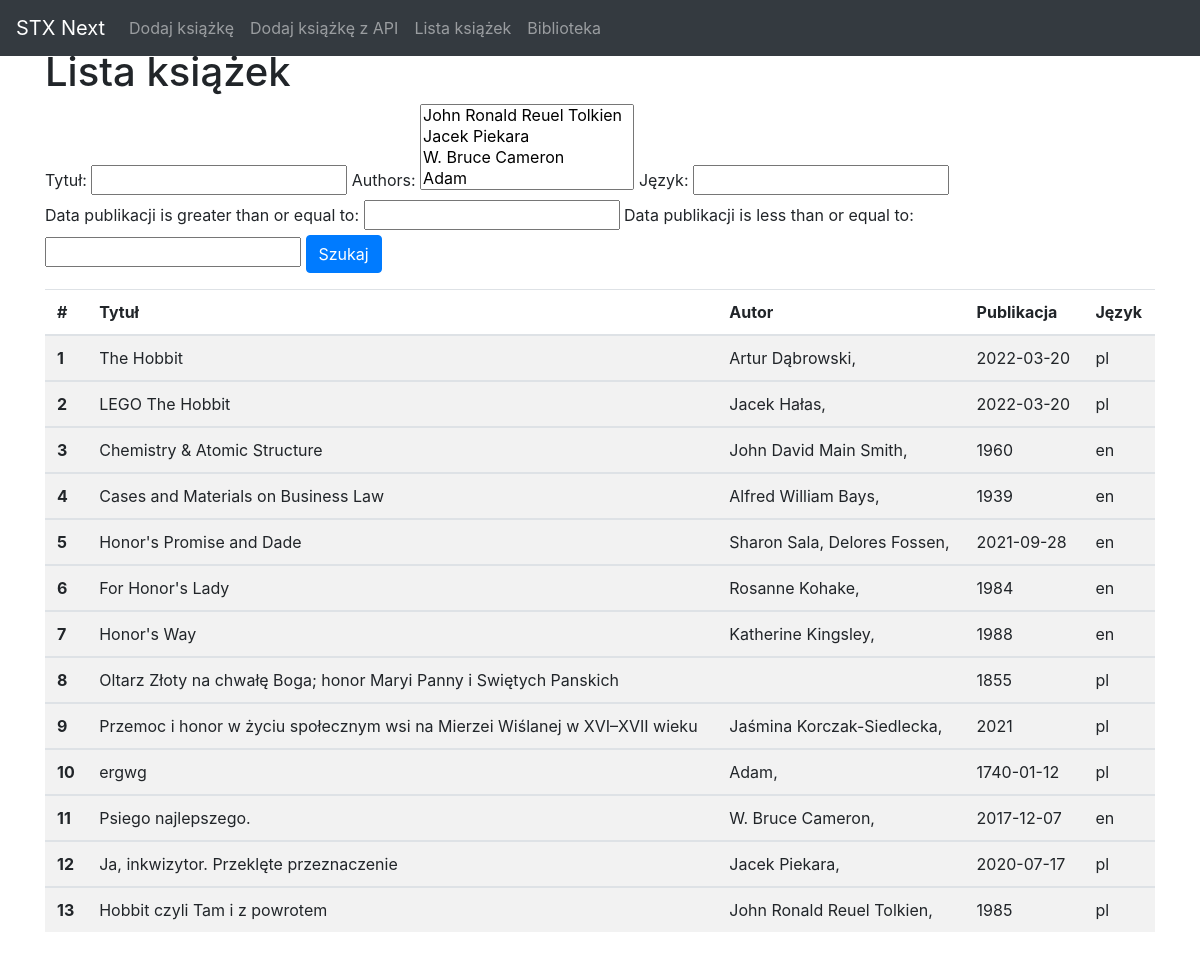
The page /book_list/ on the database its author committed.
### test_stxnext/models.py (models this page shows, shortened)
class Book(models.Model):
    title = models.CharField(max_length=75,blank=True,null=True,verbose_name='Tytuł')
    publishedDate = models.CharField(max_length=10,blank=True,null=True,verbose_name='Data publikacji')
    pageCount = models.IntegerField(blank=True,null=True,verbose_name='Ilość stron')
    language = models.CharField(max_length=2,blank=True,null=True,verbose_name='Język')
    class Meta:
        ordering = ('title',)

class Authors(models.Model):
    author = models.CharField(max_length=150,verbose_name='Autor')
    book = models.ForeignKey(Book,on_delete=models.CASCADE,verbose_name='Book',related_name='authors')
    def __str__(self):
        return self.author

### test_stxnext/views.py (the view)
# urls.py: path('book_list/', views.bookListView, name='book-list' ),
def bookListView(request):
    template_name = 'book/book_table.html'
    book_list = Book.objects.order_by("-id")
    myFilter = BookFilter(request.GET, queryset=book_list)
    book_list = myFilter.qs
    context = {'book_list':book_list, 'myFilter':myFilter}
    return render(request, template_name, context)

### test_stxnext/templates/book/book_table.html (shortened to what this page needs)
{% extends 'base.html' %}
{% block content %}
<div class="container py-5">
    <h1>Lista książek</h1>
    <form method="get">
        {{myFilter.form}}
        <button class="btn btn-primary" type="submit">Szukaj</button>
    </form>
    <table class="table table-striped">
        <thead>
          <tr>
            <th scope="col">#</th>
            <th scope="col">Tytuł</th>
            <th scope="col">Autor</th>
            <th scope="col">Publikacja</th>
            <th scope="col">Język</th>
          </tr>
        </thead>
        {% for book in book_list %}
        <tbody>
          <tr>
            <th scope="row">{{ forloop.counter }}</th>
            <td>{{ book.title }}</td>
            <td>{% for name in book.authors.all %}
              {{ name.author }},
              {% endfor %}</td>
            <td>{{ book.publishedDate }}</td>
            <td>{{ book.language }}</td>
          </tr>
        </tbody>
        {% endfor %}
    </table>
    </div>
{% endblock %}

### test_stxnext/templates/base.html (shortened to what this page needs)
{% load static %}
<html lang="pl">
<head>
  <link rel="stylesheet" href="https://stackpath.bootstrapcdn.com/bootstrap/4.4.1/css/bootstrap.min.css"
>
</head>
<body>
  <nav class="navbar navbar-expand-md navbar-dark fixed-top bg-dark">
    <a class="navbar-brand" href="/">STX Next</a>
    <div class="collapse navbar-collapse" id="navbarText">
      <ul class="navbar-nav mr-auto">
        <li class="nav-item"><a class="nav-link" href="/add_book/">Dodaj książkę</a></li>
        <li class="nav-item"><a class="nav-link" href="/add_book_api/">Dodaj książkę z API</a></li>
        <li class="nav-item"><a class="nav-link" href="/book_list/">Lista książek</a></li>
        <li class="nav-item"><a class="nav-link" href="/library/">Biblioteka</a></li>
      </ul>
    </div>
  </nav>
    {% block content %}
    {% endblock %}
</body>
</html>

### rows shown on the page
Book: title "The Hobbit", publishedDate "2022-03-20", language "pl"
Authors: author "Artur Dąbrowski"
Book: title "LEGO The Hobbit", publishedDate "2022-03-20", language "pl"
Authors: author "Jacek Hałas"
Book: title "Chemistry & Atomic Structure", publishedDate "1960", language "en"
Authors: author "John David Main Smith"
Book: title "Cases and Materials on Business Law", publishedDate "1939", language "en"
Authors: author "Alfred William Bays"
Book: title "Honor's Promise and Dade", publishedDate "2021-09-28", language "en"
Authors: author "Sharon Sala"
Authors: author "Delores Fossen"
Book: title "For Honor's Lady", publishedDate "1984", language "en"
Authors: author "Rosanne Kohake"
Book: title "Honor's Way", publishedDate "1988", language "en"
Authors: author "Katherine Kingsley"
Book: title "Oltarz Złoty na chwałę Boga; honor Maryi Panny i Swiętych Panskich", publishedDate "1855", language "pl"
Book: title "Przemoc i honor w życiu społecznym wsi na Mierzei Wiślanej w XVI–XVII wieku", publishedDate "2021", language "pl"
Authors: author "Jaśmina Korczak-Siedlecka"
Book: title "ergwg", publishedDate "1740-01-12", language "pl"
Authors: author "Adam"
Book: title "Psiego najlepszego.", publishedDate "2017-12-07", language "en"
Authors: author "W. Bruce Cameron"
Book: title "Ja, inkwizytor. Przeklęte przeznaczenie", publishedDate "2020-07-17", language "pl"
Authors: author "Jacek Piekara"
Book: title "Hobbit czyli Tam i z powrotem", publishedDate "1985", language "pl"
Authors: author "John Ronald Reuel Tolkien"
